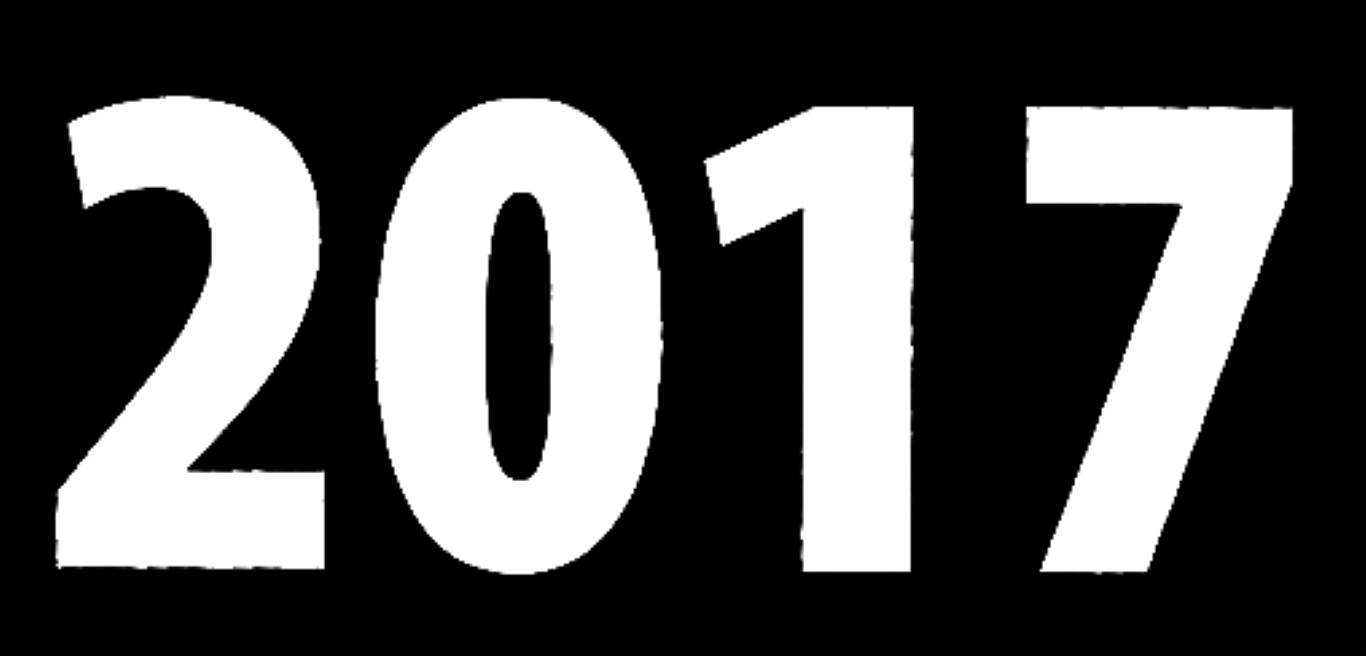
#> input picture images/2017.png, 1366 x 656 px
$ python circle_packing_on_image.py
#> lines starting #> are read from the running program, lines starting #| are printed output that depends on the picture; after the words box and inside, x2 and y2 are one past the last pixel; in counts of white or black regions, pixels touching at a corner belong together
##################################################################

# Rules:
# Create a new Circle
# Check to see if the circle collides with any other circles we have.
# If it doesn’t collide, we will grow it slightly, and then check again if it collides.
# Repeat these steps until we have a collision, or we reach a “max size”
# Create another circle and repeat x times.

##################################################################

import cv2
import numpy as np
from random import randint
import math

circles = []
WIN_WIDTH = 800
WIN_HEIGHT = 800
MIN_RADIUS = 1
MAX_RADIUS = 50
MAX_ENTITIES = 500
ATTEMPTS = 100

class Circle:
    def __init__(self, x, y, r):
        self.x = x
        self.y = y
        self.r = r

def distance(circle1, circle2):
    return math.sqrt(math.pow(circle1.x - circle2.x, 2) + math.pow(circle1.y - circle2.y, 2))

def myround(x, base=5):
    return base * round(x/base)

def is_colliding(circle):
    for other_circle in circles:
        if distance(circle, other_circle) <= circle.r + other_circle.r:
            return True

    if myround(img[circle.y - 1][circle.x - 1], 255) == 0:
        return True

    if circle.x + circle.r >= img_width or circle.x - circle.r <= 0:
        return True

    if circle.y + circle.r >= img_height or circle.y - circle.r <= 0:
        return True

    return False


def compute_new_circle():
    safe = False

    for attempt in range(ATTEMPTS):
        new_circle = Circle(randint(0, img_width), randint(0, img_height), MIN_RADIUS)

        if is_colliding(new_circle):
            continue
        else:
            safe = True
            break

    if not safe:
        return

    while new_circle.r < MAX_RADIUS:
        new_circle.r += 1
        if is_colliding(new_circle):
            new_circle.r -= 1
            break

    circles.append(new_circle)

def main():
    global img, img_height, img_width
    img = cv2.imread('images/2017.png', 0)
#> img: shape (656, 1366); min 0, max 255, mean 84.1
    img_height, img_width = img.shape
#> img_height = 656; img_width = 1366
    canvas = np.zeros((img_height, img_width, 3), np.uint8)
    while True:

        if len(circles) <= MAX_ENTITIES:
            compute_new_circle()
#> the loop in compute_new_circle, `for attempt in range(ATTEMPTS):` made 4 passes
#> safe on pass 4: True
#> after the loop in compute_new_circle, `while new_circle.r < MAX_RADIUS:`: new_circle.r = 50

        for circle in circles:
            cv2.circle(canvas, (circle.x, circle.y), circle.r, (200, 200, 200), 1)
#> this loop made 1 pass
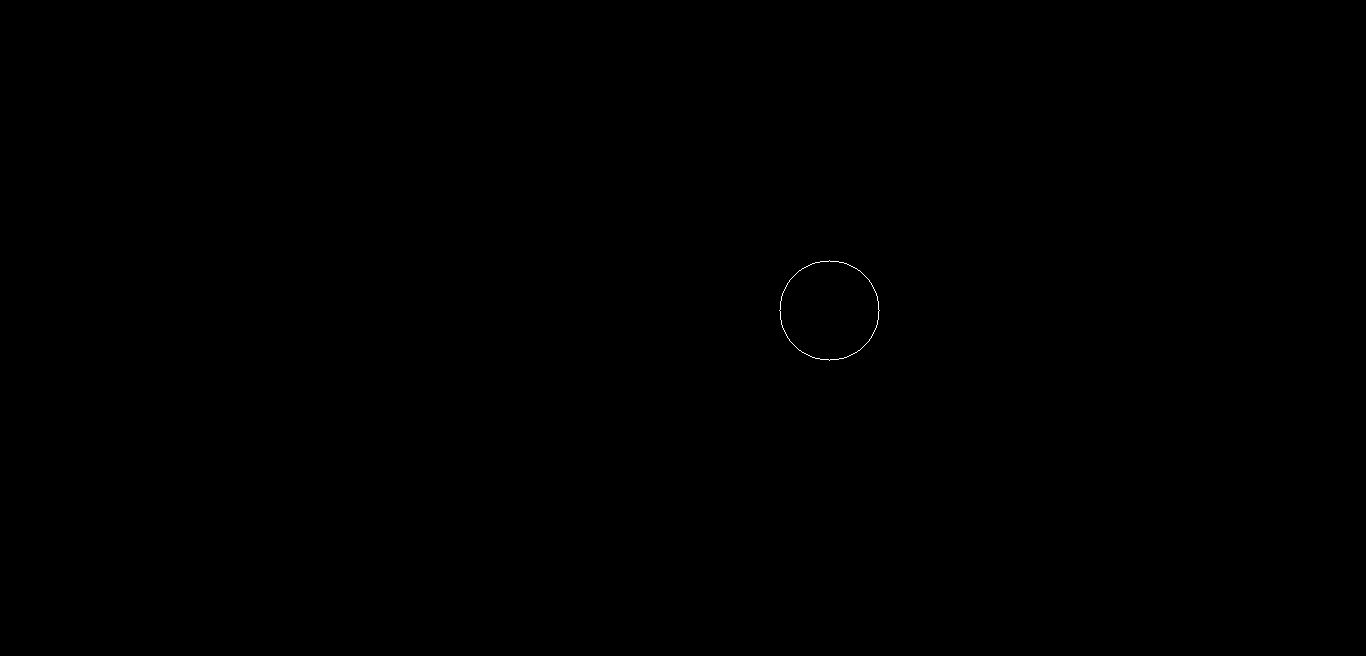
#> canvas: shape (656, 1366, 3); values 0 (black) and 200 (white), 0.03% white in thin lines or dots, all inside (x1, y1, x2, y2) = (779, 260, 880, 361)

        cv2.imshow('Circle packing', canvas)
        if cv2.waitKey(1) == 27:
#> (key Esc is pressed here)
            break

main()
cv2.destroyAllWindows()
